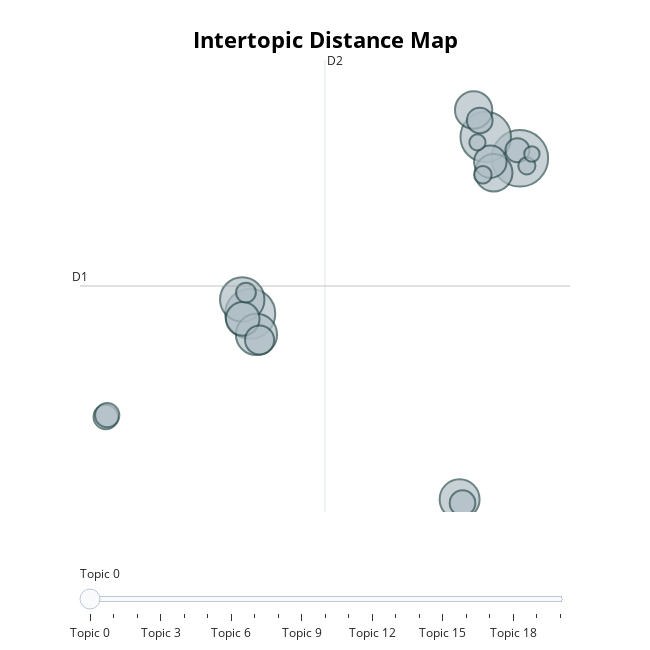

The cell this chart's notebook holds for it:
### Markdown cell above
<a id = "7"></a><br>
> # <font color="green"><u> B. Topic Relationships:</u></font>

### Code cell
topic_model.visualize_topics(top_n_topics=21)

### Figure 1 — Plotly figure (JSON) as saved in the notebook; plotly's stock layout.template omitted (floating-point values rounded to 4 significant figures)
{"data": [{"customdata": [[0, "image | method | use | segmentation | propose", 742], [1, "problem | algorithm | graph | solution | function", 591], [2, "network | wireless | protocol | routing | node", 580], [3, "memory | performance | system | processor | cache", 457], [4, "channel | code | mimo | performance | antenna", 394], [5, "software | process | model | system | business", 370], [6, "protein | gene | sequence | datum | genome", 326], [7, "robot | control | motion | robotic | human", 323], [8, "security | attack | privacy | key | secure", 262], [9, "datum | learning | algorithm | clustering | classification", 245], [10, "voltage | circuit | power | cmos | design", 196], [11, "control | controller | system | stability | nonlinear", 153], [12, "student | learning | course | teaching | computer", 152], [13, "word | language | translation | sentence | text", 139], [14, "speech | sound | speaker | recognition | audio", 136], [15, "sar | radar | soil | satellite | use", 134], [16, "fault | test | circuit | scan | diagnosis", 91], [17, "datum | mining | query | database | process", 72], [18, "vehicle | traffic | driver | road | lane", 68], [19, "logic | calculus | proof | theory | notion", 61], [20, "video | coding | compression | hevc | encoder", 55]], "hovertemplate": "<b>Topic %{customdata[0]}</b><br>%{customdata[1]}<br>Size: %{customdata[2]}", "legendgroup": "", "marker": {"color": "#B0BEC5", "line": {"color": "DarkSlateGrey", "width": 2}, "size": [742, 591, 580, 457, 394, 370, 326, 323, 262, 245, 196, 153, 152, 139, 136, 134, 91, 72, 68, 61, 55], "sizemode": "area", "sizeref": 0.4637, "symbol": "circle"}, "mode": "markers", "name": "", "orientation": "v", "showlegend": false, "type": "scatter", "x": [10.09, 8.667, -1.147, -1.48, -0.8874, 7.579, 9.001, 8.164, -1.46, 8.86, -0.7577, 8.419, 7.7, -7.167, -7.109, 9.99, -1.325, 8.547, 10.38, 8.324, 10.59], "xaxis": "x", "y": [9.199, 9.89, 4.181, 4.642, 3.513, -1.81, 8.731, 10.76, 4.015, 9.092, 3.332, 10.42, -1.932, 0.847, 0.9054, 9.461, 4.864, 8.669, 8.956, 9.712, 9.339], "yaxis": "y"}], "layout": {"annotations": [{"showarrow": false, "text": "D1", "x": -8.242, "y": 5.076, "yshift": 10}, {"showarrow": false, "text": "D2", "x": 1.969, "xshift": 10, "y": 12.37}], "height": 650, "hoverlabel": {"bgcolor": "white", "font": {"family": "Rockwell", "size": 16}}, "legend": {"itemsizing": "constant", "tracegroupgap": 0}, "margin": {"t": 60}, "shapes": [{"line": {"color": "#CFD8DC", "width": 2}, "type": "line", "x0": 1.969, "x1": 1.969, "y0": -2.222, "y1": 12.37}, {"line": {"color": "#9E9E9E", "width": 2}, "type": "line", "x0": -8.242, "x1": 12.18, "y0": 5.076, "y1": 5.076}], "sliders": [{"active": 0, "pad": {"t": 50}, "steps": [{"args": [{"marker.color": [["red", "#B0BEC5", "#B0BEC5", "#B0BEC5", "#B0BEC5", "#B0BEC5", "#B0BEC5", "#B0BEC5", "#B0BEC5", "#B0BEC5", "#B0BEC5", "#B0BEC5", "#B0BEC5", "#B0BEC5", "#B0BEC5", "#B0BEC5", "#B0BEC5", "#B0BEC5", "#B0BEC5", "#B0BEC5", "#B0BEC5"]]}], "label": "Topic 0", "method": "update"}, {"args": [{"marker.color": [["#B0BEC5", "red", "#B0BEC5", "#B0BEC5", "#B0BEC5", "#B0BEC5", "#B0BEC5", "#B0BEC5", "#B0BEC5", "#B0BEC5", "#B0BEC5", "#B0BEC5", "#B0BEC5", "#B0BEC5", "#B0BEC5", "#B0BEC5", "#B0BEC5", "#B0BEC5", "#B0BEC5", "#B0BEC5", "#B0BEC5"]]}], "label": "Topic 1", "method": "update"}, {"args": [{"marker.color": [["#B0BEC5", "#B0BEC5", "red", "#B0BEC5", "#B0BEC5", "#B0BEC5", "#B0BEC5", "#B0BEC5", "#B0BEC5", "#B0BEC5", "#B0BEC5", "#B0BEC5", "#B0BEC5", "#B0BEC5", "#B0BEC5", "#B0BEC5", "#B0BEC5", "#B0BEC5", "#B0BEC5", "#B0BEC5", "#B0BEC5"]]}], "label": "Topic 2", "method": "update"}, {"args": [{"marker.color": [["#B0BEC5", "#B0BEC5", "#B0BEC5", "red", "#B0BEC5", "#B0BEC5", "#B0BEC5", "#B0BEC5", "#B0BEC5", "#B0BEC5", "#B0BEC5", "#B0BEC5", "#B0BEC5", "#B0BEC5", "#B0BEC5", "#B0BEC5", "#B0BEC5", "#B0BEC5", "#B0BEC5", "#B0BEC5", "#B0BEC5"]]}], "label": "Topic 3", "method": "update"}, {"args": [{"marker.color": [["#B0BEC5", "#B0BEC5", "#B0BEC5", "#B0BEC5", "red", "#B0BEC5", "#B0BEC5", "#B0BEC5", "#B0BEC5", "#B0BEC5", "#B0BEC5", "#B0BEC5", "#B0BEC5", "#B0BEC5", "#B0BEC5", "#B0BEC5", "#B0BEC5", "#B0BEC5", "#B0BEC5", "#B0BEC5", "#B0BEC5"]]}], "label": "Topic 4", "method": "update"}, {"args": [{"marker.color": [["#B0BEC5", "#B0BEC5", "#B0BEC5", "#B0BEC5", "#B0BEC5", "red", "#B0BEC5", "#B0BEC5", "#B0BEC5", "#B0BEC5", "#B0BEC5", "#B0BEC5", "#B0BEC5", "#B0BEC5", "#B0BEC5", "#B0BEC5", "#B0BEC5", "#B0BEC5", "#B0BEC5", "#B0BEC5", "#B0BEC5"]]}], "label": "Topic 5", "method": "update"}, {"args": [{"marker.color": [["#B0BEC5", "#B0BEC5", "#B0BEC5", "#B0BEC5", "#B0BEC5", "#B0BEC5", "red", "#B0BEC5", "#B0BEC5", "#B0BEC5", "#B0BEC5", "#B0BEC5", "#B0BEC5", "#B0BEC5", "#B0BEC5", "#B0BEC5", "#B0BEC5", "#B0BEC5", "#B0BEC5", "#B0BEC5", "#B0BEC5"]]}], "label": "Topic 6", "method": "update"}, {"args": [{"marker.color": [["#B0BEC5", "#B0BEC5", "#B0BEC5", "#B0BEC5", "#B0BEC5", "#B0BEC5", "#B0BEC5", "red", "#B0BEC5", "#B0BEC5", "#B0BEC5", "#B0BEC5", "#B0BEC5", "#B0BEC5", "#B0BEC5", "#B0BEC5", "#B0BEC5", "#B0BEC5", "#B0BEC5", "#B0BEC5", "#B0BEC5"]]}], "label": "Topic 7", "method": "update"}, {"args": [{"marker.color": [["#B0BEC5", "#B0BEC5", "#B0BEC5", "#B0BEC5", "#B0BEC5", "#B0BEC5", "#B0BEC5", "#B0BEC5", "red", "#B0BEC5", "#B0BEC5", "#B0BEC5", "#B0BEC5", "#B0BEC5", "#B0BEC5", "#B0BEC5", "#B0BEC5", "#B0BEC5", "#B0BEC5", "#B0BEC5", "#B0BEC5"]]}], "label": "Topic 8", "method": "update"}, {"args": [{"marker.color": [["#B0BEC5", "#B0BEC5", "#B0BEC5", "#B0BEC5", "#B0BEC5", "#B0BEC5", "#B0BEC5", "#B0BEC5", "#B0BEC5", "red", "#B0BEC5", "#B0BEC5", "#B0BEC5", "#B0BEC5", "#B0BEC5", "#B0BEC5", "#B0BEC5", "#B0BEC5", "#B0BEC5", "#B0BEC5", "#B0BEC5"]]}], "label": "Topic 9", "method": "update"}, {"args": [{"marker.color": [["#B0BEC5", "#B0BEC5", "#B0BEC5", "#B0BEC5", "#B0BEC5", "#B0BEC5", "#B0BEC5", "#B0BEC5", "#B0BEC5", "#B0BEC5", "red", "#B0BEC5", "#B0BEC5", "#B0BEC5", "#B0BEC5", "#B0BEC5", "#B0BEC5", "#B0BEC5", "#B0BEC5", "#B0BEC5", "#B0BEC5"]]}], "label": "Topic 10", "method": "update"}, {"args": [{"marker.color": [["#B0BEC5", "#B0BEC5", "#B0BEC5", "#B0BEC5", "#B0BEC5", "#B0BEC5", "#B0BEC5", "#B0BEC5", "#B0BEC5", "#B0BEC5", "#B0BEC5", "red", "#B0BEC5", "#B0BEC5", "#B0BEC5", "#B0BEC5", "#B0BEC5", "#B0BEC5", "#B0BEC5", "#B0BEC5", "#B0BEC5"]]}], "label": "Topic 11", "method": "update"}, {"args": [{"marker.color": [["#B0BEC5", "#B0BEC5", "#B0BEC5", "#B0BEC5", "#B0BEC5", "#B0BEC5", "#B0BEC5", "#B0BEC5", "#B0BEC5", "#B0BEC5", "#B0BEC5", "#B0BEC5", "red", "#B0BEC5", "#B0BEC5", "#B0BEC5", "#B0BEC5", "#B0BEC5", "#B0BEC5", "#B0BEC5", "#B0BEC5"]]}], "label": "Topic 12", "method": "update"}, {"args": [{"marker.color": [["#B0BEC5", "#B0BEC5", "#B0BEC5", "#B0BEC5", "#B0BEC5", "#B0BEC5", "#B0BEC5", "#B0BEC5", "#B0BEC5", "#B0BEC5", "#B0BEC5", "#B0BEC5", "#B0BEC5", "red", "#B0BEC5", "#B0BEC5", "#B0BEC5", "#B0BEC5", "#B0BEC5", "#B0BEC5", "#B0BEC5"]]}], "label": "Topic 13", "method": "update"}, {"args": [{"marker.color": [["#B0BEC5", "#B0BEC5", "#B0BEC5", "#B0BEC5", "#B0BEC5", "#B0BEC5", "#B0BEC5", "#B0BEC5", "#B0BEC5", "#B0BEC5", "#B0BEC5", "#B0BEC5", "#B0BEC5", "#B0BEC5", "red", "#B0BEC5", "#B0BEC5", "#B0BEC5", "#B0BEC5", "#B0BEC5", "#B0BEC5"]]}], "label": "Topic 14", "method": "update"}, {"args": [{"marker.color": [["#B0BEC5", "#B0BEC5", "#B0BEC5", "#B0BEC5", "#B0BEC5", "#B0BEC5", "#B0BEC5", "#B0BEC5", "#B0BEC5", "#B0BEC5", "#B0BEC5", "#B0BEC5", "#B0BEC5", "#B0BEC5", "#B0BEC5", "red", "#B0BEC5", "#B0BEC5", "#B0BEC5", "#B0BEC5", "#B0BEC5"]]}], "label": "Topic 15", "method": "update"}, {"args": [{"marker.color": [["#B0BEC5", "#B0BEC5", "#B0BEC5", "#B0BEC5", "#B0BEC5", "#B0BEC5", "#B0BEC5", "#B0BEC5", "#B0BEC5", "#B0BEC5", "#B0BEC5", "#B0BEC5", "#B0BEC5", "#B0BEC5", "#B0BEC5", "#B0BEC5", "red", "#B0BEC5", "#B0BEC5", "#B0BEC5", "#B0BEC5"]]}], "label": "Topic 16", "method": "update"}, {"args": [{"marker.color": [["#B0BEC5", "#B0BEC5", "#B0BEC5", "#B0BEC5", "#B0BEC5", "#B0BEC5", "#B0BEC5", "#B0BEC5", "#B0BEC5", "#B0BEC5", "#B0BEC5", "#B0BEC5", "#B0BEC5", "#B0BEC5", "#B0BEC5", "#B0BEC5", "#B0BEC5", "red", "#B0BEC5", "#B0BEC5", "#B0BEC5"]]}], "label": "Topic 17", "method": "update"}, {"args": [{"marker.color": [["#B0BEC5", "#B0BEC5", "#B0BEC5", "#B0BEC5", "#B0BEC5", "#B0BEC5", "#B0BEC5", "#B0BEC5", "#B0BEC5", "#B0BEC5", "#B0BEC5", "#B0BEC5", "#B0BEC5", "#B0BEC5", "#B0BEC5", "#B0BEC5", "#B0BEC5", "#B0BEC5", "red", "#B0BEC5", "#B0BEC5"]]}], "label": "Topic 18", "method": "update"}, {"args": [{"marker.color": [["#B0BEC5", "#B0BEC5", "#B0BEC5", "#B0BEC5", "#B0BEC5", "#B0BEC5", "#B0BEC5", "#B0BEC5", "#B0BEC5", "#B0BEC5", "#B0BEC5", "#B0BEC5", "#B0BEC5", "#B0BEC5", "#B0BEC5", "#B0BEC5", "#B0BEC5", "#B0BEC5", "#B0BEC5", "red", "#B0BEC5"]]}], "label": "Topic 19", "method": "update"}, {"args": [{"marker.color": [["#B0BEC5", "#B0BEC5", "#B0BEC5", "#B0BEC5", "#B0BEC5", "#B0BEC5", "#B0BEC5", "#B0BEC5", "#B0BEC5", "#B0BEC5", "#B0BEC5", "#B0BEC5", "#B0BEC5", "#B0BEC5", "#B0BEC5", "#B0BEC5", "#B0BEC5", "#B0BEC5", "#B0BEC5", "#B0BEC5", "red"]]}], "label": "Topic 20", "method": "update"}]}], "title": {"font": {"color": "Black", "size": 22}, "text": "<b>Intertopic Distance Map</b>", "x": 0.5, "xanchor": "center", "y": 0.95, "yanchor": "top"}, "width": 650, "xaxis": {"anchor": "y", "domain": [0, 1], "range": [-8.242, 12.18], "title": {"text": ""}, "visible": false}, "yaxis": {"anchor": "x", "domain": [0, 1], "range": [-2.222, 12.37], "title": {"text": ""}, "visible": false}}}
